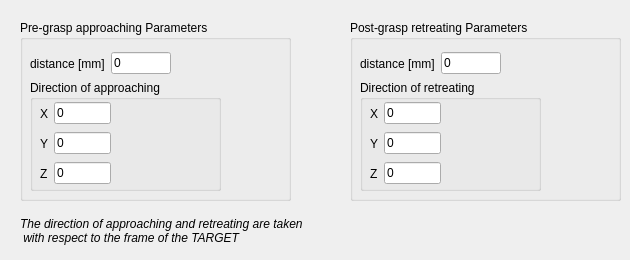
   <widget class="QWidget" name="tab_pick">
    <attribute name="title">
     <string>Pick settings</string>
    </attribute>
    <widget class="QLabel" name="label_pick">
     <property name="geometry">
      <rect>
       <x>20</x>
       <y>210</y>
       <width>331</width>
       <height>41</height>
      </rect>
     </property>
     <property name="font">
      <font>
       <italic>true</italic>
       <underline>false</underline>
      </font>
     </property>
     <property name="text">
      <string>The direction of approaching and retreating are taken 
 with respect to the frame of the TARGET</string>
     </property>
    </widget>
    <widget class="QGroupBox" name="groupBox_pre_grasp">
     <property name="geometry">
      <rect>
       <x>20</x>
       <y>20</y>
       <width>271</width>
       <height>181</height>
      </rect>
     </property>
     <property name="title">
      <string>Pre-grasp approaching Parameters</string>
     </property>
     <widget class="QWidget" name="layoutWidget_dist">
      <property name="geometry">
       <rect>
        <x>10</x>
        <y>30</y>
        <width>141</width>
        <height>27</height>
       </rect>
      </property>
      <layout class="QHBoxLayout" name="horizontalLayout_16">
       <item>
        <widget class="QLabel" name="label_31">
         <property name="text">
          <string>distance [mm]</string>
         </property>
        </widget>
       </item>
       <item>
        <widget class="QLineEdit" name="lineEdit_pre_grasp_dist">
         <property name="text">
          <string>0</string>
         </property>
        </widget>
       </item>
      </layout>
     </widget>
     <widget class="QGroupBox" name="groupBox_9">
      <property name="geometry">
       <rect>
        <x>10</x>
        <y>60</y>
        <width>191</width>
        <height>111</height>
       </rect>
      </property>
      <property name="title">
       <string>Direction of approaching</string>
      </property>
      <widget class="QWidget" name="layoutWidget_12">
       <property name="geometry">
        <rect>
         <x>10</x>
         <y>50</y>
         <width>71</width>
         <height>27</height>
        </rect>
       </property>
       <layout class="QHBoxLayout" name="horizontalLayout_29">
        <item>
         <widget class="QLabel" name="label_97">
          <property name="text">
           <string>Y</string>
          </property>
         </widget>
        </item>
        <item>
         <widget class="QLineEdit" name="lineEdit_pre_grasp_y">
          <property name="text">
           <string>0</string>
          </property>
         </widget>
        </item>
       </layout>
      </widget>
      <widget class="QWidget" name="layoutWidget_13">
       <property name="geometry">
        <rect>
         <x>10</x>
         <y>80</y>
         <width>71</width>
         <height>27</height>
        </rect>
       </property>
       <layout class="QHBoxLayout" name="horizontalLayout_30">
        <item>
         <widget class="QLabel" name="label_98">
          <property name="text">
           <string>Z</string>
          </property>
         </widget>
        </item>
        <item>
         <widget class="QLineEdit" name="lineEdit_pre_grasp_z">
          <property name="text">
           <string>0</string>
          </property>
         </widget>
        </item>
       </layout>
      </widget>
      <widget class="QWidget" name="layoutWidget_eng_tol_pos_3">
       <property name="geometry">
        <rect>
         <x>10</x>
         <y>20</y>
         <width>71</width>
         <height>27</height>
        </rect>
       </property>
       <layout class="QHBoxLayout" name="horizontalLayout_31">
        <item>
         <widget class="QLabel" name="label_99">
          <property name="text">
           <string>X</string>
          </property>
         </widget>
        </item>
        <item>
         <widget class="QLineEdit" name="lineEdit_pre_grasp_x">
          <property name="text">
           <string>0</string>
          </property>
         </widget>
        </item>
       </layout>
      </widget>
     </widget>
    </widget>
    <widget class="QGroupBox" name="groupBox_post_grasp">
     <property name="geometry">
      <rect>
       <x>350</x>
       <y>20</y>
       <width>271</width>
       <height>181</height>
      </rect>
     </property>
     <property name="title">
      <string>Post-grasp retreating Parameters</string>
     </property>
     <widget class="QWidget" name="layoutWidget_dist_2">
      <property name="geometry">
       <rect>
        <x>10</x>
        <y>30</y>
        <width>141</width>
        <height>27</height>
       </rect>
      </property>
      <layout class="QHBoxLayout" name="horizontalLayout_18">
       <item>
        <widget class="QLabel" name="label_33">
         <property name="text">
          <string>distance [mm]</string>
         </property>
        </widget>
       </item>
       <item>
        <widget class="QLineEdit" name="lineEdit_post_grasp_dist">
         <property name="text">
          <string>0</string>
         </property>
        </widget>
       </item>
      </layout>
     </widget>
     <widget class="QGroupBox" name="groupBox_10">
      <property name="geometry">
       <rect>
        <x>10</x>
        <y>60</y>
        <width>181</width>
        <height>111</height>
       </rect>
      </property>
      <property name="title">
       <string>Direction of retreating</string>
      </property>
      <widget class="QWidget" name="layoutWidget_14">
       <property name="geometry">
        <rect>
         <x>10</x>
         <y>50</y>
         <width>71</width>
         <height>27</height>
        </rect>
       </property>
       <layout class="QHBoxLayout" name="horizontalLayout_32">
        <item>
         <widget class="QLabel" name="label_100">
          <property name="text">
           <string>Y</string>
          </property>
         </widget>
        </item>
        <item>
         <widget class="QLineEdit" name="lineEdit_post_grasp_y">
          <property name="text">
           <string>0</string>
          </property>
         </widget>
        </item>
       </layout>
      </widget>
      <widget class="QWidget" name="layoutWidget_15">
       <property name="geometry">
        <rect>
         <x>10</x>
         <y>80</y>
         <width>71</width>
         <height>27</height>
        </rect>
       </property>
       <layout class="QHBoxLayout" name="horizontalLayout_33">
        <item>
         <widget class="QLabel" name="label_101">
          <property name="text">
           <string>Z</string>
          </property>
         </widget>
        </item>
        <item>
         <widget class="QLineEdit" name="lineEdit_post_grasp_z">
          <property name="text">
           <string>0</string>
          </property>
         </widget>
        </item>
       </layout>
      </widget>
      <widget class="QWidget" name="layoutWidget_eng_tol_pos_4">
       <property name="geometry">
        <rect>
         <x>10</x>
         <y>20</y>
         <width>71</width>
         <height>27</height>
        </rect>
       </property>
       <layout class="QHBoxLayout" name="horizontalLayout_34">
        <item>
         <widget class="QLabel" name="label_102">
          <property name="text">
           <string>X</string>
          </property>
         </widget>
        </item>
        <item>
         <widget class="QLineEdit" name="lineEdit_post_grasp_x">
          <property name="text">
           <string>0</string>
          </property>
         </widget>
        </item>
       </layout>
      </widget>
     </widget>
    </widget>
   </widget>
